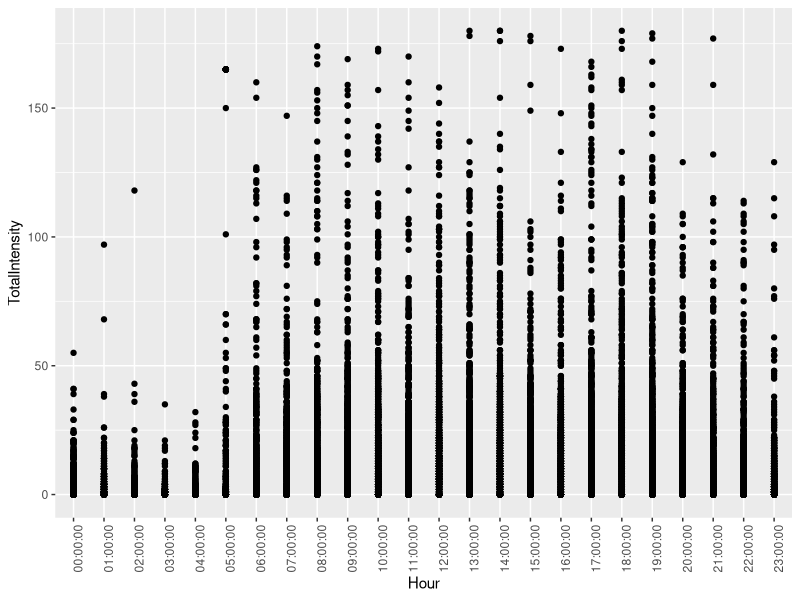
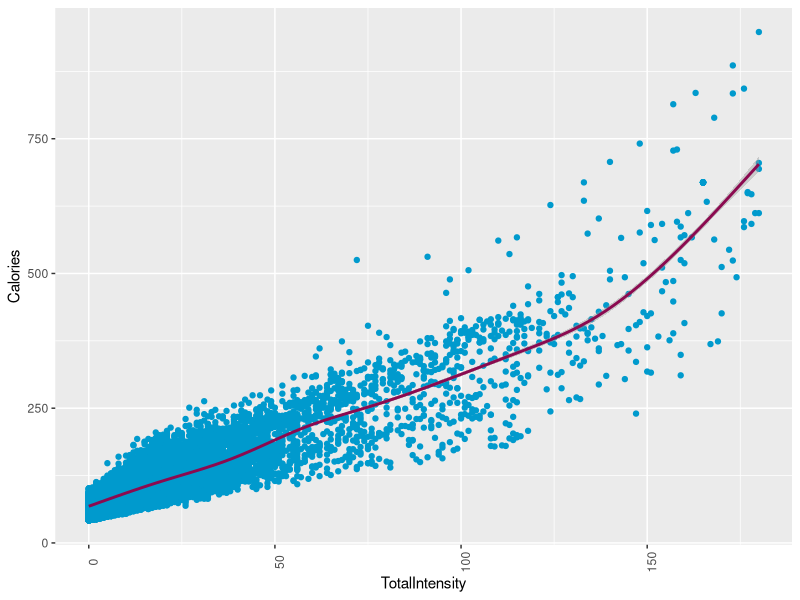
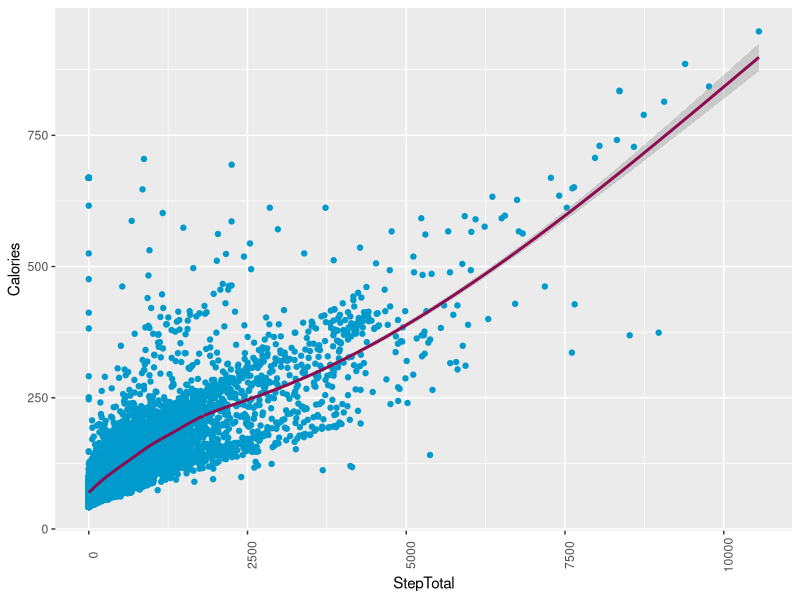

Write R code to recreate these figures, in order.
## ---- chunk 1
knitr::opts_chunk$set(echo=TRUE)
## ---- chunk 2
install.packages('tidyverse')
install.packages('ggplot2')
library(tidyverse)
library(ggplot2)
## ---- chunk 3
df_activity_hourly <- read.csv("clean-data/df_activity_hourly.csv")
head(df_activity_hourly)
## ---- chunk 4
colnames(df_activity_hourly)
## ---- chunk 5
df_activity_hourly <- subset(df_activity_hourly, select=c(Id,ActivityHour,Calories,TotalIntensity, AverageIntensity, StepTotal))
head(df_activity_hourly)
## ---- chunk 6
length(unique(df_activity_hourly$Id))
## ---- chunk 7
df_activity_hourly <- separate(df_activity_hourly, ActivityHour, c('Date', 'Hour'), sep = ' ', remove = FALSE, convert = FALSE)
head(df_activity_hourly)
## ---- chunk 8
ggplot(data=df_activity_hourly, aes(x=Hour, y=TotalIntensity)) + geom_point() + theme(axis.text.x = element_text(angle = 90)) 
## ---- chunk 9
ggplot(data=df_activity_hourly, aes(x=TotalIntensity, y=Calories)) + geom_point(color='deepskyblue3') + geom_smooth(color='deeppink4') + theme(axis.text.x = element_text(angle = 90)) 
## ---- chunk 10
cor(df_activity_hourly$TotalIntensity, df_activity_hourly$Calories)
## ---- chunk 11
ggplot(data=df_activity_hourly, aes(x=StepTotal, y=Calories)) + geom_point(color='deepskyblue3') + geom_smooth(color='deeppink4') + theme(axis.text.x = element_text(angle = 90))
## ---- chunk 12
cor(df_activity_hourly$StepTotal, df_activity_hourly$Calories)
## ---- chunk 13
df_sedatery_calories <- subset(df_activity_hourly, df_activity_hourly$TotalIntensity == 0, select=c(Calories))
summary(df_sedatery_calories$Calories)
sd(df_sedatery_calories$Calories)
## ---- chunk 14
df_sleep_activity <- read.csv("clean-data/df_sleep_activity_day.csv")
head(df_sleep_activity)
## ---- chunk 15
colnames(df_sleep_activity)
## ---- chunk 16
length(unique(df_sleep_activity$Id))
## ---- chunk 17
summary(subset(df_activity_hourly, select=c(Calories,TotalIntensity, AverageIntensity, StepTotal)))
